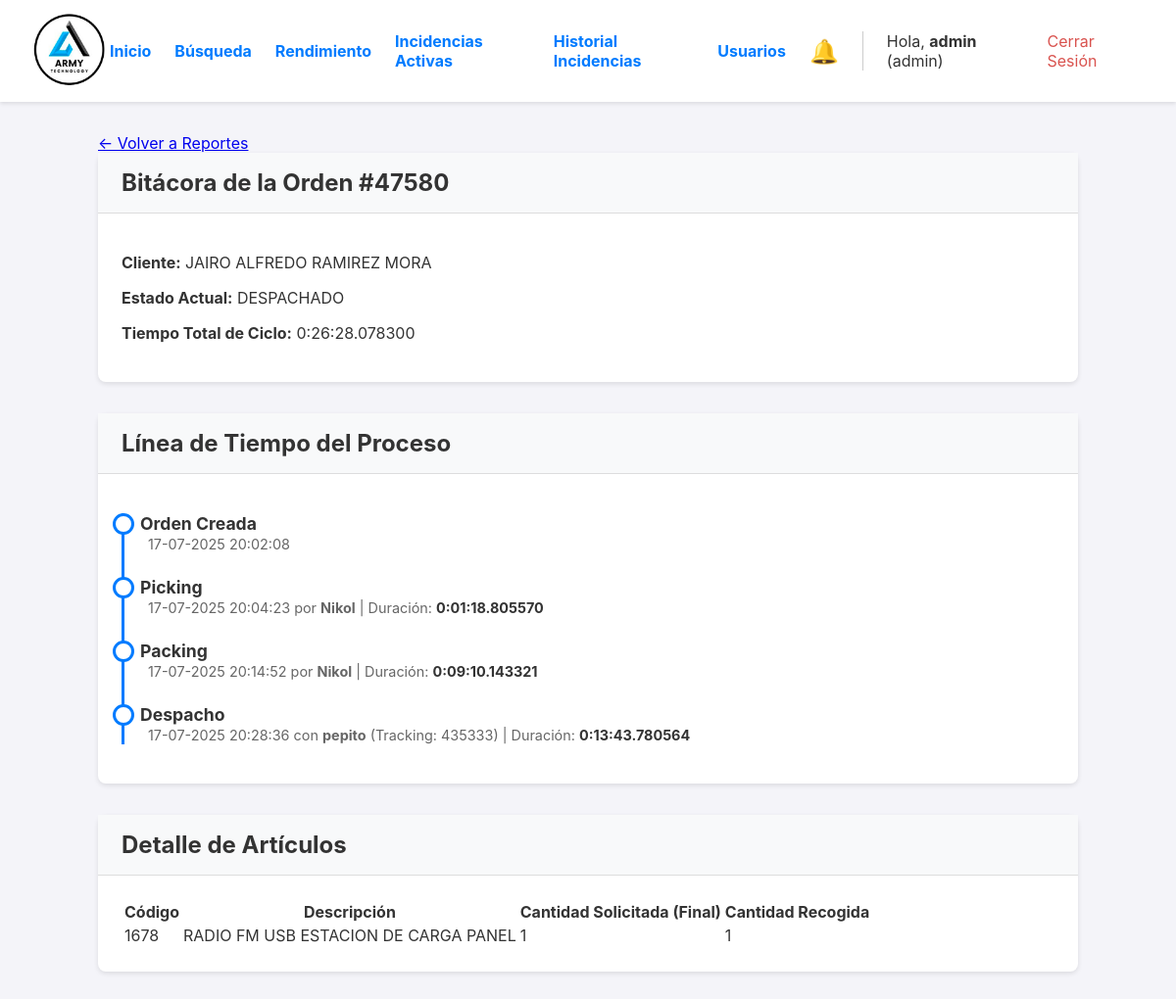
/orden/1/bitacora (signed in), run on the app's committed database.
### app.py (models this page shows, shortened)
class User(UserMixin, db.Model):
    id = db.Column(db.Integer, primary_key=True)
    username = db.Column(db.String(80), unique=True, nullable=False)
    password_hash = db.Column(db.String(256), nullable=False)
    role = db.Column(db.String(20), nullable=False, default='operario') # Roles: operario, admin

class Orden(db.Model):
    id = db.Column(db.Integer, primary_key=True)
    numero_pedido = db.Column(db.String(50), unique=True, nullable=False)
    cliente_nombre = db.Column(db.String(200), nullable=False)
    cliente_direccion = db.Column(db.String(300), nullable=True)
    estado = db.Column(db.String(20), nullable=False, default='PENDIENTE')
    fecha_creacion = db.Column(db.DateTime, nullable=False, default=datetime.datetime.utcnow)
    lote_id = db.Column(db.Integer, db.ForeignKey('lote_picking.id'), nullable=True)
    items = db.relationship('ItemOrden', backref='orden', lazy=True, cascade="all, delete-orphan")
    fecha_creacion = db.Column(db.DateTime, nullable=False, default=datetime.datetime.utcnow)
    fecha_inicio_picking = db.Column(db.DateTime, nullable=True) # Cuando se asigna a un lote
    fecha_fin_picking = db.Column(db.DateTime, nullable=True)    # Cuando el lote se completa
    fecha_fin_packing = db.Column(db.DateTime, nullable=True)    # Cuando se finaliza el packing
    fecha_despacho = db.Column(db.DateTime, nullable=True)       # Cuando se despacha
    packer_id = db.Column(db.Integer, db.ForeignKey('user.id', ondelete='SET NULL'), nullable=True)
    packer = db.relationship('User', foreign_keys=[packer_id])
    devolucion_confirmada = db.Column(db.Boolean, default=False, nullable=False)
    transportista = db.Column(db.String(100), nullable=True)
    numero_seguimiento = db.Column(db.String(100), nullable=True)
    fecha_despacho = db.Column(db.DateTime, nullable=True)

class ItemOrden(db.Model):
    id = db.Column(db.Integer, primary_key=True)
    orden_id = db.Column(db.Integer, db.ForeignKey('orden.id'), nullable=False)
    codigo_articulo = db.Column(db.String(100), nullable=False)
    descripcion_articulo = db.Column(db.String(300), nullable=False)
    cantidad_solicitada = db.Column(db.Integer, nullable=False)
    cantidad_recogida = db.Column(db.Integer, nullable=False, default=0)
    cantidad_empacada = db.Column(db.Integer, nullable=False, default=0)
    tiene_incidencia = db.Column(db.Boolean, default=False, nullable=False)
    tipo_incidencia = db.Column(db.String(50), nullable=True) # Ej: 'STOCK_CERO', 'DAÑADO', 'UBICACION_ERRONEA'
    nota_incidencia = db.Column(db.Text, nullable=True)

### app.py (the view)
@app.route('/orden/<int:orden_id>/bitacora')
@login_required
@admin_required # Solo los admins pueden ver esta vista tan detallada
def bitacora_orden(orden_id):
    from sqlalchemy.orm import joinedload, subqueryload
    orden = Orden.query.options(
        joinedload(Orden.lote).joinedload(LotePicking.operario), # Carga el lote y el operario de picking
        joinedload(Orden.packer), # Carga el operario de packing
        subqueryload(Orden.items).joinedload(ItemOrden.historial_incidencias) # Carga los items y su historial de incidencias
    ).get(orden_id)
    if not orden:
        flash('Orden no encontrada.', 'error')
        return redirect(url_for('reportes_y_busqueda'))
    duraciones = {}
    if orden.fecha_inicio_picking and orden.fecha_fin_picking:
        duraciones['picking'] = orden.fecha_fin_picking - orden.fecha_inicio_picking
    if orden.fecha_fin_picking and orden.fecha_fin_packing:
        duraciones['packing'] = orden.fecha_fin_packing - orden.fecha_fin_picking
    if orden.fecha_fin_packing and orden.fecha_despacho:
        duraciones['despacho'] = orden.fecha_despacho - orden.fecha_fin_packing
    if orden.fecha_creacion and orden.fecha_despacho:
        duraciones['total'] = orden.fecha_despacho - orden.fecha_creacion
    return render_template('bitacora_orden.html', orden=orden, duraciones=duraciones)

### app.py (called while the page is built)
def admin_required(f):
    @wraps(f)
    def decorated_function(*args, **kwargs):
        if not current_user.is_authenticated or current_user.role != 'admin':
            flash('Se requiere rol de administrador para acceder a esta página.', 'error')
            return redirect(url_for('dashboard'))
        return f(*args, **kwargs)
    return decorated_function

@login_manager.user_loader
def load_user(user_id):
    return User.query.get(int(user_id))

@app.template_filter('localtime')
def to_localtime_filter(utc_datetime):
    if not utc_datetime:
        return ""
    local_tz = pytz.timezone('America/Costa_Rica')
    local_dt = utc_datetime.replace(tzinfo=pytz.utc).astimezone(local_tz)
    return local_dt.strftime('%d-%m-%Y %H:%M:%S')

### templates/bitacora_orden.html (shortened to what this page needs)
{% extends "layout.html" %}
{% block content %}
<div class="bitacora-container">
    <a href="{{ url_for('reportes_y_busqueda') }}" class="back-link">← Volver a Reportes</a>
    <div class="card">
        <div class="card-header">
            <h2>Bitácora de la Orden #{{ orden.numero_pedido }}</h2>
        </div>
        <div class="card-body">
            <p><strong>Cliente:</strong> {{ orden.cliente_nombre }}</p>
            <p><strong>Estado Actual:</strong> <span class="estado estado-{{ orden.estado }}">{{ orden.estado.replace('_', ' ') }}</span></p>
            {% if duraciones.total %}
            <p><strong>Tiempo Total de Ciclo:</strong> <span class="duracion">{{ duraciones.total }}</span></p>
            {% endif %}
        </div>
    </div>
    <div class="card">
        <div class="card-header"><h2>Línea de Tiempo del Proceso</h2></div>
        <div class="card-body">
            <ul class="timeline">
                <li class="timeline-item">
                    <div class="timeline-title">Orden Creada</div>
                    <span class="timeline-meta">{{ orden.fecha_creacion | localtime }}</span>
                </li>
                <li class="timeline-item">
                    <div class="timeline-title">Picking</div>
                    <span class="timeline-meta">
                        {{ orden.fecha_inicio_picking | localtime if orden.fecha_inicio_picking else 'Pendiente' }}
                        {% if orden.lote and orden.lote.operario %} por <strong>{{ orden.lote.operario.username }}</strong>{% endif %}
                        {% if duraciones.picking %} | Duración: <span class="duracion">{{ duraciones.picking }}</span>{% endif %}
                    </span>
                </li>
                <li class="timeline-item">
                    <div class="timeline-title">Packing</div>
                    <span class="timeline-meta">
                        {{ orden.fecha_fin_packing | localtime if orden.fecha_fin_packing else 'Pendiente' }}
                        {% if orden.packer %} por <strong>{{ orden.packer.username }}</strong>{% endif %}
                        {% if duraciones.packing %} | Duración: <span class="duracion">{{ duraciones.packing }}</span>{% endif %}
                    </span>
                </li>
                <li class="timeline-item" style="padding-bottom:0;">
                    <div class="timeline-title">Despacho</div>
                     <span class="timeline-meta">
                        {{ orden.fecha_despacho | localtime if orden.fecha_despacho else 'Pendiente' }}
                        {% if orden.transportista %} con <strong>{{ orden.transportista }}</strong> (Tracking: {{ orden.numero_seguimiento }}){% endif %}
                        {% if duraciones.despacho %} | Duración: <span class="duracion">{{ duraciones.despacho }}</span>{% endif %}
                    </span>
                </li>
            </ul>
        </div>
    </div>
    <div class="card">
        <div class="card-header"><h2>Detalle de Artículos</h2></div>
        <div class="card-body">
            <table class="kpi-table">
                <thead>
                    <tr>
                        <th>Código</th>
                        <th>Descripción</th>
                        <th>Cantidad Solicitada (Final)</th>
                        <th>Cantidad Recogida</th>
                    </tr>
                </thead>
                <tbody>
                    {% for item in orden.items %}
                    <tr>
                        <td>{{ item.codigo_articulo }}</td>
                        <td>{{ item.descripcion_articulo }}</td>
                        <td>{{ item.cantidad_solicitada }}</td>
                        <td>{{ item.cantidad_recogida }}</td>
                    </tr>
                    {% endfor %}
                </tbody>
            </table>
        </div>
    </div>
</div>
{% endblock %}

### templates/layout.html (shortened to what this page needs)
<!DOCTYPE html>
<html lang="es">
<head>
</head>
<body>
    <header>
        <div class="logo">
            <a href="{{ url_for('dashboard') }}">
                <img src="{{ url_for('static', filename='img/logo.png') }}" alt="Logo de la Empresa">
            </a>
        </div>
        <nav class="nav">
             {% if current_user.is_authenticated %}
                {% if current_user.role == 'admin' %}
                    <div class="nav-admin-links">
                        <a href="{{ url_for('dashboard') }}">Inicio</a>
                        <a href="{{ url_for('reportes_y_busqueda') }}">Búsqueda</a>
                        <a href="{{ url_for('reporte_operarios') }}">Rendimiento</a>
                        <a href="{{ url_for('gestionar_incidencias') }}">Incidencias Activas</a>
                        <a href="{{ url_for('historial_incidencias') }}">Historial Incidencias</a>
                        <a href="{{ url_for('gestionar_usuarios') }}">Usuarios</a>
                        <a href="{{ url_for('gestionar_incidencias') }}" id="nav-incidencias-link" style="position: relative; text-decoration:none;" title="Ver incidencias pendientes">
                            <span style="font-size: 1.5rem;">🔔</span>
                        </a>
                    </div>
                {% endif %}
                <div class="user-info">
                    <span>Hola, <strong>{{ current_user.username }}</strong> ({{ current_user.role }})</span>
                    <a href="{{ url_for('logout') }}" style="color: #d9534f;">Cerrar Sesión</a>
                </div>
             {% endif %}
        </nav>
    </header>
    <main>
        {% block content %}{% endblock %}
    </main>
</body>
</html>

### templates/layout.html (style rules this page uses)
body { font-family: -apple-system, BlinkMacSystemFont, "Segoe UI", Roboto, "Helvetica Neue", Arial, sans-serif; margin: 0; background-color: #f4f4f9; color: #333; }
header { background-color: #fff; padding: 10px 2em; display: flex; justify-content: space-between; align-items: center; box-shadow: 0 2px 4px rgba(0,0,0,0.1); position: sticky; top: 0; z-index: 100; }
.logo img { height: 80px; }
.nav { display: flex; align-items: center; gap: 1em; }
.nav-admin-links { display: flex; align-items: center; gap: 1.5em; font-weight: bold; border-right: 1px solid #ccc; padding-right: 1.5em; margin-right: 0.5em; }
.nav-admin-links a, .user-info a { text-decoration: none; color: #007bff; }
.user-info { display: flex; align-items: center; gap: 1em; }
main { padding: 2em; }
* { box-sizing: border-box; }
main { padding: 1em; }
@media (min-width: 768px) { main { padding: 2em; } }

### templates/bitacora_orden.html (style rules this page uses)
.bitacora-container { max-width: 1000px; margin: auto; }
.card { background: white; border-radius: 8px; box-shadow: 0 2px 5px rgba(0,0,0,0.1); margin-bottom: 2rem; }
.card-header { padding: 1rem 1.5rem; background-color: #f8f9fa; border-bottom: 1px solid #ddd; }
.card-header h2 { margin: 0; font-size: 1.5rem; }
.card-body { padding: 1.5rem; }
.timeline { list-style: none; padding-left: 1rem; border-left: 3px solid #007bff; }
.timeline-item { position: relative; padding-bottom: 1.5rem; }
.timeline-item::before { content: ''; position: absolute; left: -28px; top: 0; width: 16px; height: 16px; border-radius: 50%; background: white; border: 3px solid #007bff; }
.timeline-title { font-weight: bold; font-size: 1.1rem; }
.timeline-meta { font-size: 0.9rem; color: #666; margin-left: 0.5rem; }
.timeline-meta .duracion { font-weight: bold; color: #333; }

### data on the page
User: username "admin", role "admin"
Orden: numero_pedido "47580", cliente_nombre "JAIRO ALFREDO RAMIREZ MORA", estado.replace "DESPACHADO", fecha_creacion "17-07-2025 20:02:08", fecha_inicio_picking "17-07-2025 20:04:23", fecha_fin_packing "17-07-2025 20:14:52", fecha_despacho "17-07-2025 20:28:36", transportista "pepito", numero_seguimiento "435333"
User: lote.operario.username "Nikol", packer.username "Nikol"
ItemOrden: codigo_articulo "1678", descripcion_articulo "RADIO FM USB ESTACION DE CARGA PANEL", cantidad_solicitada "1", cantidad_recogida "1"

### other printed values
{{ duraciones.total }} "0:26:28.078300"
{{ duraciones.picking }} "0:01:18.805570"
{{ duraciones.packing }} "0:09:10.143321"
{{ duraciones.despacho }} "0:13:43.780564"
